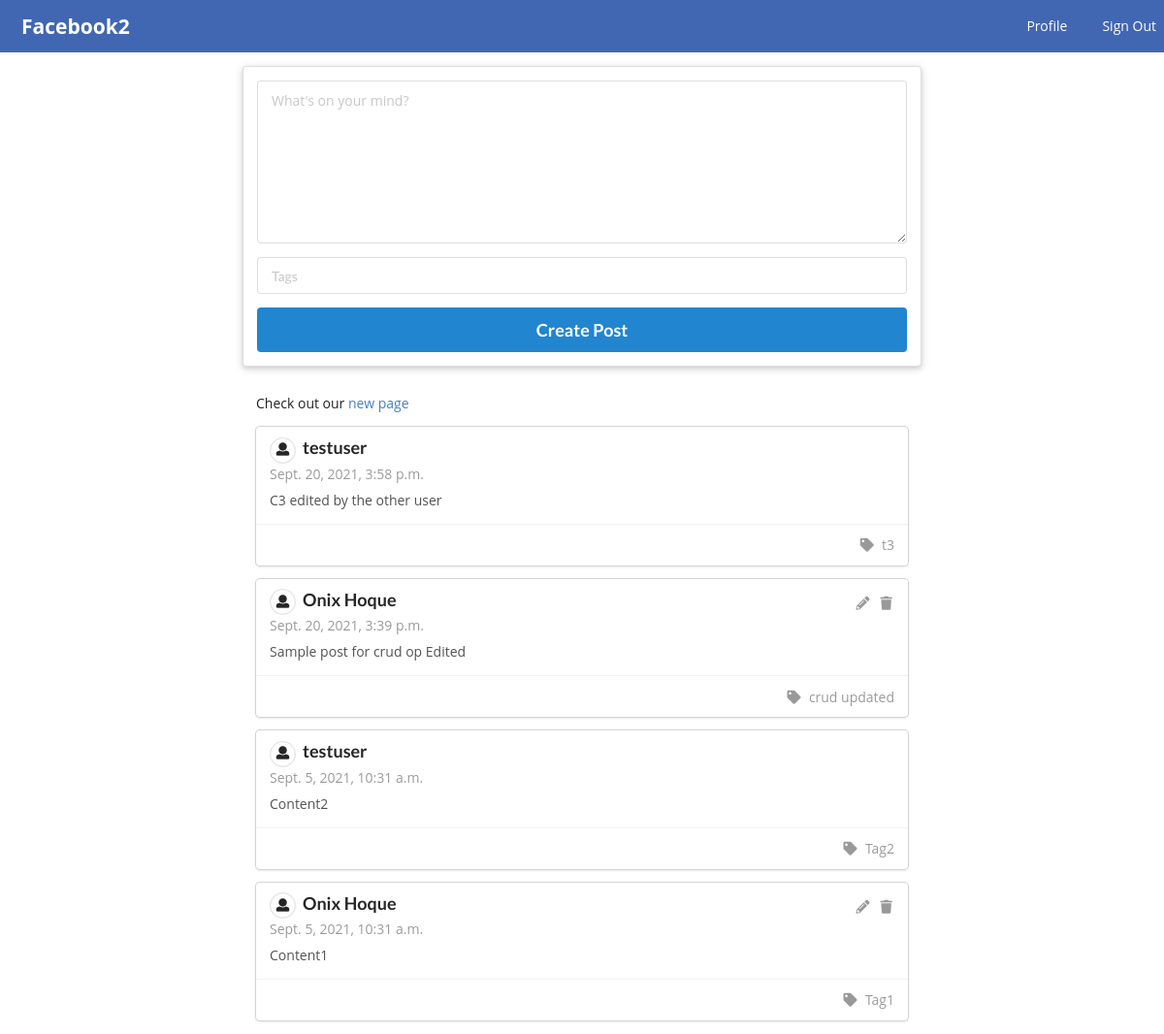
The app's page / (signed in) with its own data.
### facebook2/models.py (models this page shows)
class Story(models.Model):
	content = models.TextField()
	author = models.ForeignKey(User, on_delete=models.CASCADE)
	date = models.DateTimeField(default=timezone.now)
	tag = models.CharField(max_length=100)

### facebook2/views.py (the view)
# urls.py: 2. Add a URL to urlpatterns:  path('', views.home, name='home')
@login_required
def home(request):
	context = {
		'posts': Story.objects.all().order_by('-date')
	}
	return render(request, 'facebook2/index.html', context)

### facebook2/templates/facebook2/index.html (shortened to what this page needs)
{% extends 'facebook2/base.html' %}
{% block body %}
	<div class="ui text container">
		<div class="ui raised segment">
			<form class="ui form" method="POST" action="{% url 'createpost' %}">
			  <div class="field">
			  	<textarea name="content" placeholder="What's on your mind?" required=""></textarea>
			  </div>
			  <div class="field">
			    <input type="text" name="tags" placeholder="Tags" maxlength="100" required="">
			  </div>
			  <button class="ui primary fluid big button" type="submit">Create Post</button>
			</form>
		</div>
		<div class="ui basic segment">
			  <p>Check out our <a href="{% url 'vuehomepage' %}">new page</a></p>
		{% for p in posts %}
		<div class="ui fluid card">
		  <div class="content">
		  	{% if user == p.author %}
		  	<div class="right floated meta">
		  		<a href="{% url 'editpost' p.id %}"><i class="pencil icon"></i></a>
		  		<a href="{% url 'deletepost' p.id %}"><i class="trash icon"></i></a>
		  	</div>
		  	{% endif %}
		    <div class="header">
		    	<i class="small circular user icon"></i>
		    	{% if p.author.first_name %}
		    		{{ p.author.first_name }} {{ p.author.last_name }}
		    	{% else %}
		    		{{ p.author }}
		    	{% endif %}
		    </div>
		    <div class="meta">{{ p.date }}</div>
		    <div class="description">
		      <p>{{ p.content }}</p>
		    </div>
		  </div>
		  <div class="extra right aligned content">
		    <i class="tag icon"></i>
		    {{ p.tag }}
		  </div>
		</div>
		{% endfor %}
		</div>
	</div>
{% endblock body %}

### facebook2/templates/facebook2/base.html (shortened to what this page needs)
{% load static %}
<!DOCTYPE html>
<html>
<head>
	<link rel="stylesheet" href="https://cdnjs.cloudflare.com/ajax/libs/semantic-ui/2.4.1/semantic.min.css">
	<link rel="stylesheet" href="{% static 'facebook2/mystyle.css' %}">
</head>
<body>
	<div class="ui secondary menu" id="topbar">
	  <div class="header item" id="logo">
	    Facebook2
	  </div>
	  <div class="ui right secondary menu">
	  	<a class="item" href="{% url 'profile-page' %}">
		    Profile
		  </a>
		  <a class="item" href="{% url 'signout' %}">
		    Sign Out
		  </a>
	  </div>
	</div>
	{% block body %} {% endblock body %}
</body>
</html>

### facebook2/static/facebook2/mystyle.css (style rules this page uses)
#topbar { background-color: #4267B2; }
#topbar * { color: white; }
#logo { font-size: 1.5em; }
div, h1, h2, h3, h4, a, textarea { font-family: Open Sans; }

### records on screen
Story: author "testuser", date "Sept. 20, 2021, 3:58 p.m.", content "C3 edited by the other user", tag "t3"
Story: author.first_name "Onix", author.last_name "Hoque", date "Sept. 20, 2021, 3:39 p.m.", content "Sample post for crud op Edited", tag "crud updated"
Story: author "testuser", date "Sept. 5, 2021, 10:31 a.m.", content "Content2", tag "Tag2"
Story: author.first_name "Onix", author.last_name "Hoque", date "Sept. 5, 2021, 10:31 a.m.", content "Content1", tag "Tag1"
